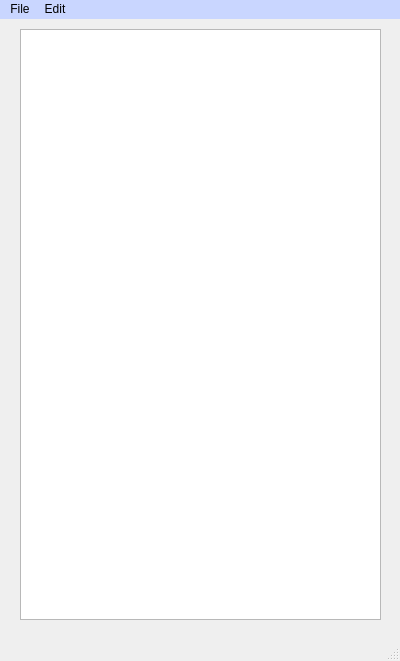
<?xml version="1.0" encoding="UTF-8"?>
<ui version="4.0">
 <class>NotePad</class>
 <widget class="QMainWindow" name="NotePad">
  <property name="geometry">
   <rect>
    <x>0</x>
    <y>0</y>
    <width>400</width>
    <height>661</height>
   </rect>
  </property>
  <property name="windowTitle">
   <string>Edu-Hive Note Pad</string>
  </property>
  <property name="windowIcon">
   <iconset resource="Resource.qrc">
    <normaloff>:/image/Application_Icon_48.png</normaloff>:/image/Application_Icon_48.png</iconset>
  </property>
  <property name="styleSheet">
   <string notr="true">background-image:url(:/image/depositphotos_4288199-stock-photo-modern-studio-background.jpg);
QTextEdid{
background:rgb(255, 255, 255)}
</string>
  </property>
  <widget class="QWidget" name="centralwidget">
   <widget class="QWidget" name="verticalLayoutWidget">
    <property name="geometry">
     <rect>
      <x>20</x>
      <y>10</y>
      <width>361</width>
      <height>591</height>
     </rect>
    </property>
    <layout class="QVBoxLayout" name="verticalLayout">
     <item>
      <widget class="QTextEdit" name="textEdit">
       <property name="styleSheet">
        <string notr="true">color:rgb(248, 248, 255)</string>
       </property>
      </widget>
     </item>
    </layout>
   </widget>
  </widget>
  <widget class="QMenuBar" name="menubar">
   <property name="geometry">
    <rect>
     <x>0</x>
     <y>0</y>
     <width>400</width>
     <height>25</height>
    </rect>
   </property>
   <property name="styleSheet">
    <string notr="true">background:rgb(201, 214, 255)</string>
   </property>
   <widget class="QMenu" name="menuFile">
    <property name="title">
     <string>File</string>
    </property>
    <addaction name="actionNew"/>
    <addaction name="actionOpen"/>
    <addaction name="actionSave_as"/>
    <addaction name="actionPrint"/>
    <addaction name="actionExit"/>
   </widget>
   <widget class="QMenu" name="menuEdit">
    <property name="title">
     <string>Edit</string>
    </property>
    <addaction name="actionCut"/>
    <addaction name="actionCopy"/>
    <addaction name="actionPaste"/>
    <addaction name="actionUndo"/>
    <addaction name="actionRedo"/>
   </widget>
   <addaction name="menuFile"/>
   <addaction name="menuEdit"/>
  </widget>
  <widget class="QStatusBar" name="statusbar"/>
  <action name="actionNew">
   <property name="icon">
    <iconset>
     <normalon>:/icons/Icons/New.bmp</normalon>
    </iconset>
   </property>
   <property name="text">
    <string>New</string>
   </property>
  </action>
  <action name="actionOpen">
   <property name="icon">
    <iconset>
     <normalon>:/icons/Icons/Open.bmp</normalon>
    </iconset>
   </property>
   <property name="text">
    <string>Open</string>
   </property>
  </action>
  <action name="actionSave_as">
   <property name="icon">
    <iconset>
     <normalon>:/icons/Icons/Save.bmp</normalon>
    </iconset>
   </property>
   <property name="text">
    <string>Save as</string>
   </property>
  </action>
  <action name="actionPrint">
   <property name="text">
    <string>Print</string>
   </property>
  </action>
  <action name="actionCut">
   <property name="icon">
    <iconset>
     <normalon>:/icons/Icons/Cut.bmp</normalon>
    </iconset>
   </property>
   <property name="text">
    <string>Cut</string>
   </property>
  </action>
  <action name="actionCopy">
   <property name="icon">
    <iconset>
     <normalon>:/icons/Icons/Copy.bmp</normalon>
    </iconset>
   </property>
   <property name="text">
    <string>Copy</string>
   </property>
  </action>
  <action name="actionPaste">
   <property name="icon">
    <iconset>
     <normalon>:/icons/Icons/Paste.bmp</normalon>
    </iconset>
   </property>
   <property name="text">
    <string>Paste</string>
   </property>
  </action>
  <action name="actionUndo">
   <property name="text">
    <string>Undo</string>
   </property>
  </action>
  <action name="actionRedo">
   <property name="text">
    <string>Redo</string>
   </property>
  </action>
  <action name="actionExit">
   <property name="text">
    <string>Exit</string>
   </property>
  </action>
 </widget>
 <resources>
  <include location="Resource.qrc"/>
 </resources>
 <connections/>
</ui>
